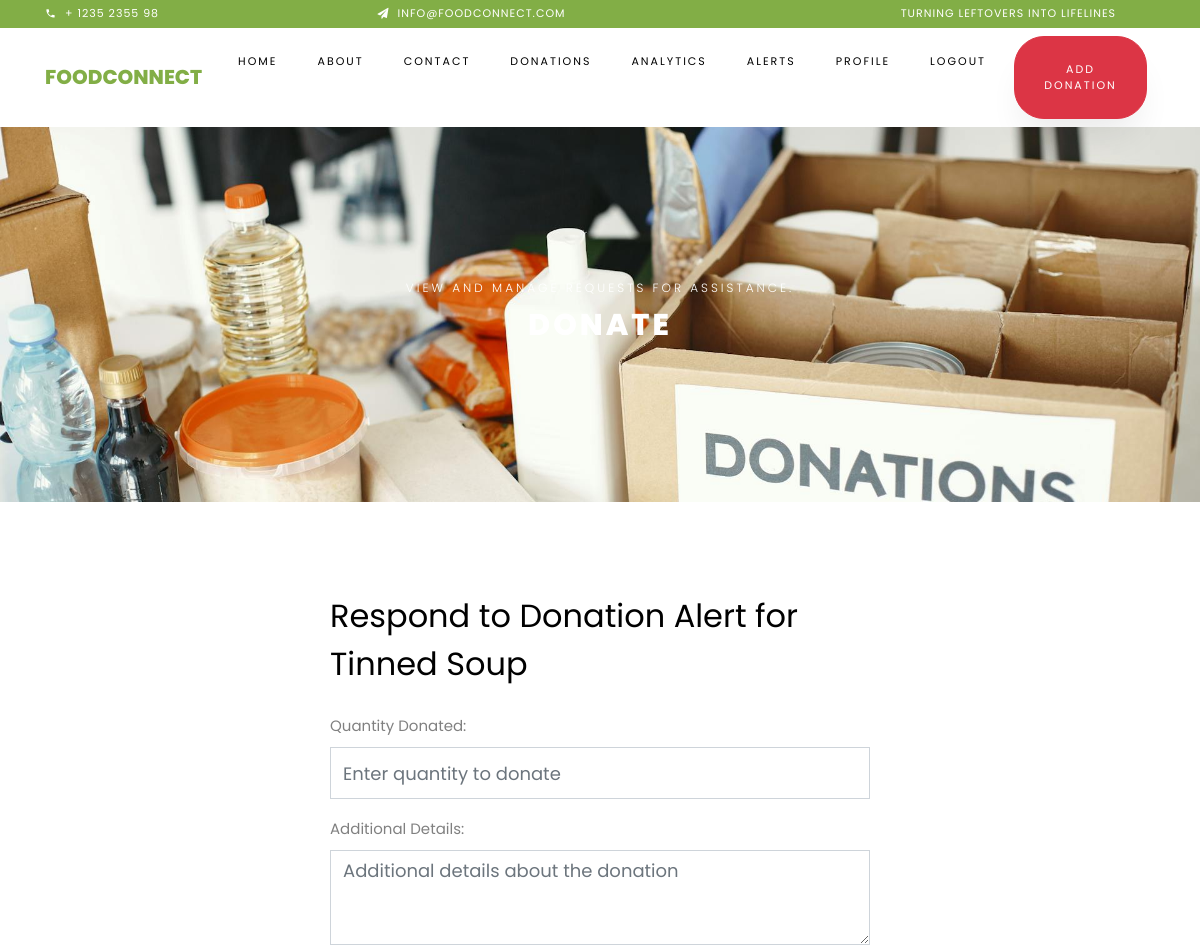
The page /alerts/respond-to-donation/10/ (signed in, upper part) on the database as committed earlier.
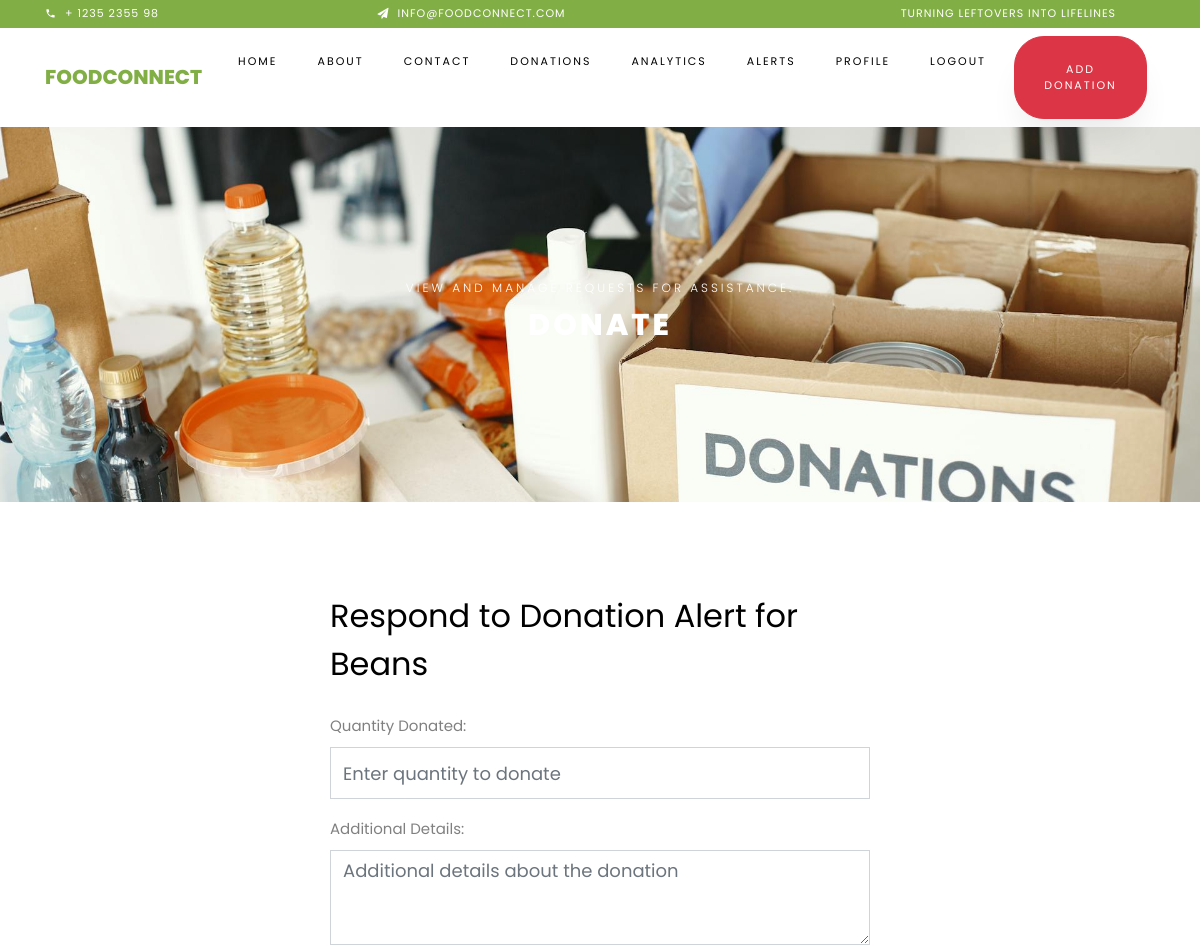
The same page on the database as committed later.
### alerts/models.py (models this page shows, shortened)
class Alert(models.Model):
    item_name = models.CharField(max_length=100)
    quantity_needed = models.PositiveIntegerField()
    urgency_level = models.CharField(
        max_length=20,
        choices=[('low', 'Low'), ('medium', 'Medium'), ('high', 'High')],
        default='medium'
    )
    created_by = models.ForeignKey(
        User,
        on_delete=models.SET_NULL,
        null=True,
        related_name="created_alerts"
    )
    date_created = models.DateTimeField(auto_now_add=True)
    description = models.TextField(blank=True, null=True)
    is_active = models.BooleanField(default=True)
    last_updated = models.DateTimeField(auto_now=True)

### alerts/views.py (the view)
# urls.py: path('respond-to-donation/<int:alert_id>/', views.ResponseToDonationView, name='respond_to_donation'),
@login_required
def ResponseToDonationView(request, alert_id):
    alert = get_object_or_404(Alert, id=alert_id)
    if request.method == 'POST':
        form = RespondToDonationForm(request.POST)
        if form.is_valid():
            response = ResponseToDonation.objects.create(
                alert=alert,
                donor=request.user,
                quantity_donated=form.cleaned_data['quantity_donated'],
                description=form.cleaned_data['description'],
                pickup_method=form.cleaned_data['pickup_method'],
                pickup_delivery_date=form.cleaned_data['pickup_delivery_date'],
                donor_address=form.cleaned_data['donor_address']
            )
            response.save()
            if hasattr(request.user, 'profile'):
                profile = request.user.profile
                profile.response_to_emergency_count += 1
                profile.save()
            elif hasattr(request.user, 'restaurant_profile'):
                restaurant = request.user.restaurant_profile
                restaurant.response_to_emergency_count += 1
                restaurant.save()
            foodbank_email = alert.created_by.email
            donor_email = request.user.email
            subject = f"New Donation Response for Alert: {alert.item_name}"
            message_to_foodbank = (
                f"{alert.created_by.username},\n\n"
                f"A donor has responded to your alert:\n\n"
                f"Item: {alert.item_name}\n"
                f"Quantity Donated: {response.quantity_donated}\n"
                f"Pickup Method: {response.pickup_method}\n"
                f"Pickup/Delivery Date: {response.pickup_delivery_date}\n"
                f"Donor Address: {response.donor_address}\n\n"
                f"Additional Details: {response.description}\n\n"
                f"Please log in to the system to manage this response.\n\n"
                f"Best Regards,\nFoodConnect Team"
            )
            message_to_donor = (
                f"{request.user.username},\n\n"
                f"Thank you for responding to the alert for {alert.item_name}.\n\n"
                f"The food bank {alert.created_by.username} has been notified.\n"
                f"Details of your response:\n"
                f"Quantity Donated: {response.quantity_donated}\n"
                f"Pickup Method: {response.pickup_method}\n"
                f"Pickup/Delivery Date: {response.pickup_delivery_date}\n\n"
                f"Best Regards,\nFoodConnect Team"
            )
            try:
                send_email(subject, message_to_foodbank, [foodbank_email])
                send_email(subject, message_to_donor, [donor_email])
                messages.success(request,
                                 'Your response to the donation has been submitted successfully, and emails have been sent.')
            except Exception as e:
                print(e)
                messages.warning(request,
                                 'Your response was submitted, but we were unable to send email notifications.')
            return redirect('alert_list')
        else:
            messages.error(request, 'There was an error in your submission. Please try again.')
    else:
        form = RespondToDonationForm()
    return render(request, 'webpages/response_to_donation.html', {'form': form, 'alert': alert})

### alerts/forms.py
class RespondToDonationForm(forms.Form):
    quantity_donated = forms.IntegerField(
        label="Quantity Donated",
        widget=forms.NumberInput(attrs={'class': 'form-control', 'placeholder': 'Enter quantity to donate', 'min': 1})
    )
    description = forms.CharField(
        label="Additional Details",
        required=False,
        widget=forms.Textarea(attrs={'class': 'form-control', 'placeholder': 'Additional details about the donation', 'rows': 3})
    )
    pickup_method = forms.ChoiceField(
        label="Pickup/Delivery Method",
        choices=[
            ('pickup', 'Pickup by Food Bank'),
            ('delivery', 'Delivery by Donor'),
        ],
        widget=forms.Select(attrs={'class': 'form-control'})
    )
    pickup_delivery_date = forms.DateField(
        label="Pickup/Delivery Date",
        widget=forms.DateInput(attrs={'class': 'form-control', 'type': 'date'})
    )
    donor_address = forms.CharField(
        label="Donor Address",
        required=False,
        widget=forms.Textarea(attrs={'class': 'form-control', 'placeholder': 'Enter your address for pickup (if applicable)', 'rows': 2})
    )

### templates/webpages/response_to_donation.html (shortened to what this page needs)
{% extends 'webpages/base.html' %}
{% load static %}
{% block content %}
    <div class="hero-wrap hero-bread" style="background-image: url('{% static "images/bg-donate.jpg" %}');">
      <div class="container">
        <div class="row no-gutters slider-text align-items-center justify-content-center">
          <div class="col-md-9 ftco-animate text-center">
          	<p class="breadcrumbs">
                <span>View and Manage Requests for Assistance.</span>
            </p>
            <p class="mb-0 bread">Donate</p>
          </div>
        </div>
      </div>
    </div>
    <section class="ftco-section testimony-section">
      <div class="container">
        <div class="row mb-5 pb-3">
          <div class="col-md-6 offset-md-3">
              <h2 class="mb-4">Respond to Donation Alert for {{ alert.item_name }}</h2>
              <form method="post">
                {{ form.as_p }}
              </form>
          </div>
        </div>
      </div>
    </section>
{% endblock %}

Rows that differ between the two databases and show on the page:
changed Alert: item_name "Tinned Soup" → "Beans"
